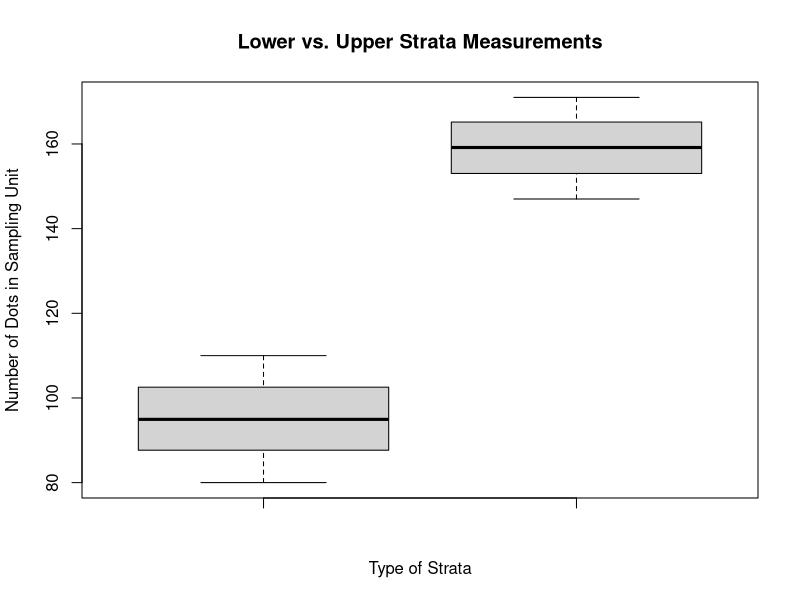

R code for this plot:
## ---- chunk 1
knitr::opts_chunk$set(echo = TRUE)
## ---- chunk 2
# The first step is to find the sample sizes for both strata (upper and lower).
# First, we find the range of y in both strata to find s. This is done by taking the boxes with seemingly the highest/lowest number of points.
top_strata_hi <- 110
top_strata_lo <- 80
bottom_strata_hi <- 171
bottom_strata_lo <- 147

# Next, we calculate the margin of error for each strata. We do this by taking a pilot sample of 3 randomly selected sampling units from each strata
avg_response_lower <- sum(c(148, 162, 161))/3 # This is the average response for our pilot sample (n=4)
avg_response_upper <- sum(c(82, 89, 102))/3
N <- 109 # 109 is the total number of boxes in both the strata combined

# Upper strata
s_top <- (top_strata_hi-top_strata_lo)/4 # sample s.d. using conservative estimate
moe_upper <- avg_response_upper*.05 # We wanted our margin of error to be within 5% of the sampling units
n_0_top <- (((s_top)*1.96)/moe_upper)^2
n_top <- n_0_top/(1+n_0_top/(N/2)) # n_top = 3.998

# Lower strata
s_bottom <- (bottom_strata_hi-bottom_strata_lo)/4 # sample s.d. using conservative estimate
moe_lower <- avg_response_lower*.05 # We wanted our margin of error to be within 5% of the sampling units
n_0_bottom <- (((s_bottom)*1.96)/moe_lower)^2
n_bottom <- n_0_bottom/(1+n_0_bottom/(N/2)) # n_bottom = 5.006

# Sample size for top and bottom
n_top
n_bottom

# So, rounding, we get...
top_samp_num <- 8 # We rounded down because counting more than 8 boxes is a lot...
bot_samp_num <- 3
## ---- chunk 3
# Calculate the strata estimates based off samples
top_samples <- c(110, 81, 87, 95, 105, 111, 92, 96) # 8 random samples from the top strata
bottom_samples <- c(167, 150, 166) # 3 random samples from the bottom strata
top_sample_mean <- sum(top_samples) / top_samp_num # average number of people in each top strata sampling unit
bot_sample_mean <- sum(bottom_samples) / bot_samp_num # average number of people in each bottom strata sampling unit

# Sample means
top_sample_mean
bot_sample_mean
## ---- chunk 4
# Estimating total
top_strata_total <- top_sample_mean*(N/2)
bot_strata_total <- bot_sample_mean*(N/2)

# Total number of people
total <- top_strata_total + bot_strata_total
total
## ---- chunk 5
# SE calculations
top_SE_indiv <- (N/2)^2 * (1-(top_samp_num/(N/2))) * (s_top^2/top_samp_num) # SE for top box without sqrt
bot_SE_indiv <- (N/2)^2 * (1-(bot_samp_num/(N/2))) * (s_bottom^2/bot_samp_num) # SE for bottom box without sqrt
SE_total <- sqrt(top_SE_indiv+bot_SE_indiv) # Sum the top and bottom SEs and take the square root. Then divide it by the population (N)

# Total SE for the population
SE_total
## ---- chunk 6
# Confidence Intervals
# Assuming we want to be 95% confident, we use 1.96 as the z-score
up <- total + 1.96*SE_total
lo <- total - 1.96*SE_total

up # Upper bound
lo # Lower bound
## ---- chunk 7
# Creating a histogram of values
lower_samples <- runif(10000, min=80, max=110)
upper_samples <- runif(10000, min=147, max=171)

## ---- chunk 8
boxplot(lower_samples, upper_samples, main="Lower vs. Upper Strata Measurements", xlab="Type of Strata", ylab="Number of Dots in Sampling Unit")
